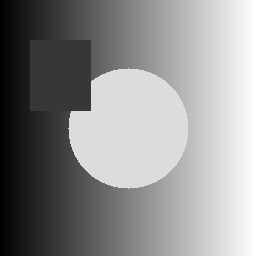
#> input picture assets/sample_images/sample_gray.png, 256 x 256 px
$ python one_dimensional_fourier_transform.py
#> lines starting #> are read from the running program, lines starting #| are printed output that depends on the picture
### examples/09_image_transform/_utils.py
"""Shared helpers for chapter 9 image transform examples."""

from __future__ import annotations

import argparse
from pathlib import Path

import cv2
import numpy as np


ROOT = Path(__file__).resolve().parents[2]
SAMPLE_GRAY = ROOT / "assets" / "sample_images" / "sample_gray.png"
DEFAULT_OUTPUT_DIR = ROOT / "examples" / "output"


def ensure_sample() -> None:
    if SAMPLE_GRAY.exists():
        return
    SAMPLE_GRAY.parent.mkdir(parents=True, exist_ok=True)
    x = np.linspace(0, 255, 256, dtype=np.uint8)
    image = np.tile(x, (256, 1))
    cv2.circle(image, (128, 128), 60, 220, -1)
    cv2.rectangle(image, (30, 40), (90, 110), 55, -1)
    cv2.imwrite(str(SAMPLE_GRAY), image)


def add_common_arguments(parser: argparse.ArgumentParser, output_name: str) -> None:
    parser.add_argument("--input", type=Path, default=SAMPLE_GRAY, help="input grayscale image path")
    parser.add_argument("--output", type=Path, default=DEFAULT_OUTPUT_DIR / output_name, help="output image path")


def read_gray(path: Path) -> tuple[np.ndarray, Path]:
    ensure_sample()
    image = cv2.imread(str(path), cv2.IMREAD_GRAYSCALE)
#> image is the input picture: shape (256, 256); min 0, max 255, mean 142.3
    if image is None:
        raise FileNotFoundError(path)
    return image, path


def normalize_uint8(image: np.ndarray) -> np.ndarray:
    return cv2.normalize(image, None, 0, 255, cv2.NORM_MINMAX).astype(np.uint8)


def save_image(path: Path, image: np.ndarray) -> Path:
    path.parent.mkdir(parents=True, exist_ok=True)
    cv2.imwrite(str(path), image)
    return path


def print_result(source: Path, operation: str, output: Path) -> None:
    print(f"source={source}")
    print(f"operation={operation}")
    print(f"output={output}")

### examples/09_image_transform/one_dimensional_fourier_transform.py
"""Chapter 9.1.1 one-dimensional Fourier transform."""

from __future__ import annotations

import argparse

import numpy as np

from _utils import add_common_arguments, normalize_uint8, print_result, read_gray, save_image


def one_dimensional_spectrum(image: np.ndarray, row: int | None = None) -> np.ndarray:
    row_index = image.shape[0] // 2 if row is None else min(max(row, 0), image.shape[0] - 1)
#> row_index = 128
    signal = image[row_index].astype(np.float32)
#> signal = 256 values, max 255 at index 255, min 0 at index 0, mean 171
    spectrum = np.log1p(np.abs(np.fft.fftshift(np.fft.fft(signal))))
#> spectrum = 256 values, max 10.69 at index 128, min 3.61 at index 0, mean 5.55
    return normalize_uint8(np.tile(spectrum, (96, 1)))
#> in normalize_uint8, `return cv2.normalize(image, None, 0, 255, cv2.NORM_MINMAX).astype(np.u..`:
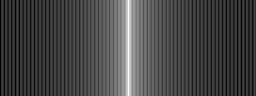
#> returned value: shape (96, 256); min 0, max 254, mean 69.4


def main() -> None:
    parser = argparse.ArgumentParser(description="1D Fourier spectrum from one image row.")
    add_common_arguments(parser, "ch09_one_dimensional_spectrum.png")
    parser.add_argument("--row", type=int)
    args = parser.parse_args()
    image, source = read_gray(args.input)
    output = save_image(args.output, one_dimensional_spectrum(image, args.row))
    print_result(source, "one_dimensional_spectrum", output)


if __name__ == "__main__":
    main()

$ run again, with assets/sample_images/sample_color.png copied over assets/sample_images/sample_gray.png
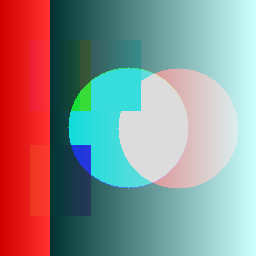
#> input picture assets/sample_images/sample_color.png, 256 x 256 px
#> in read_gray, `image = cv2.imread(str(path), cv2.IMREAD_GRAYSCALE)`:
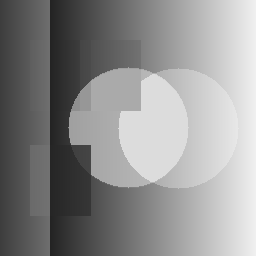
#> image: shape (256, 256); min 35, max 240, mean 142
#> signal = 256 values, max 240 at index 255, min 35 at index 50, mean 170.2
#> spectrum = 256 values, max 10.68 at index 128, min 2.75 at index 28, mean 5.22
#> in normalize_uint8, `return cv2.normalize(image, None, 0, 255, cv2.NORM_MINMAX).astype(np.u..`:
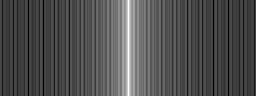
#> returned value: shape (96, 256); min 0, max 255, mean 79.1
